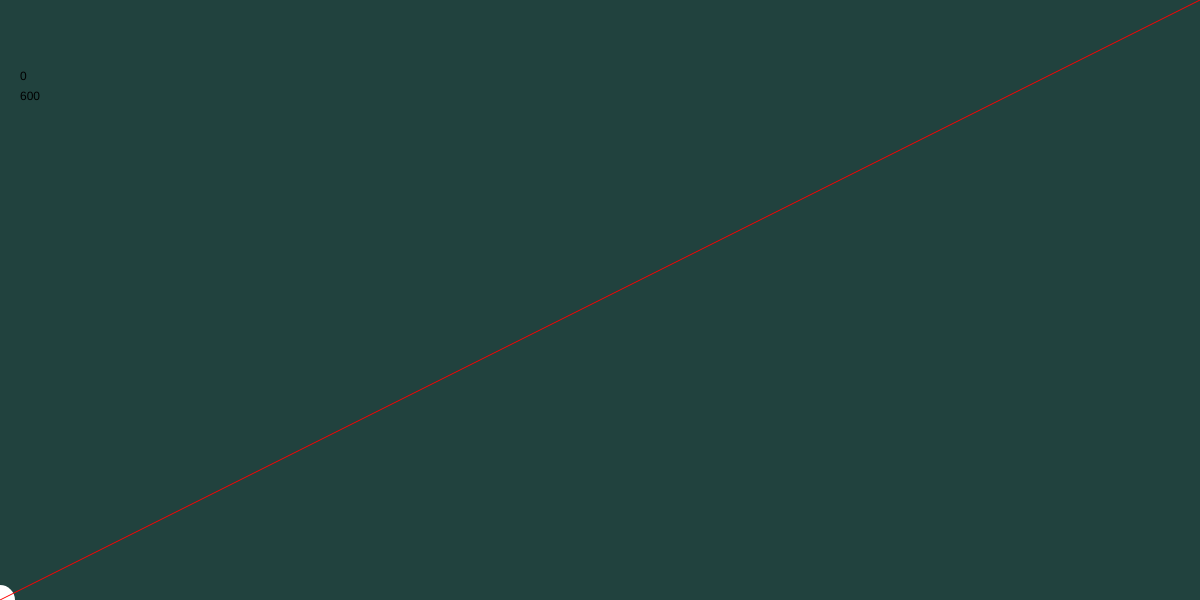
Frame 1 (no input)
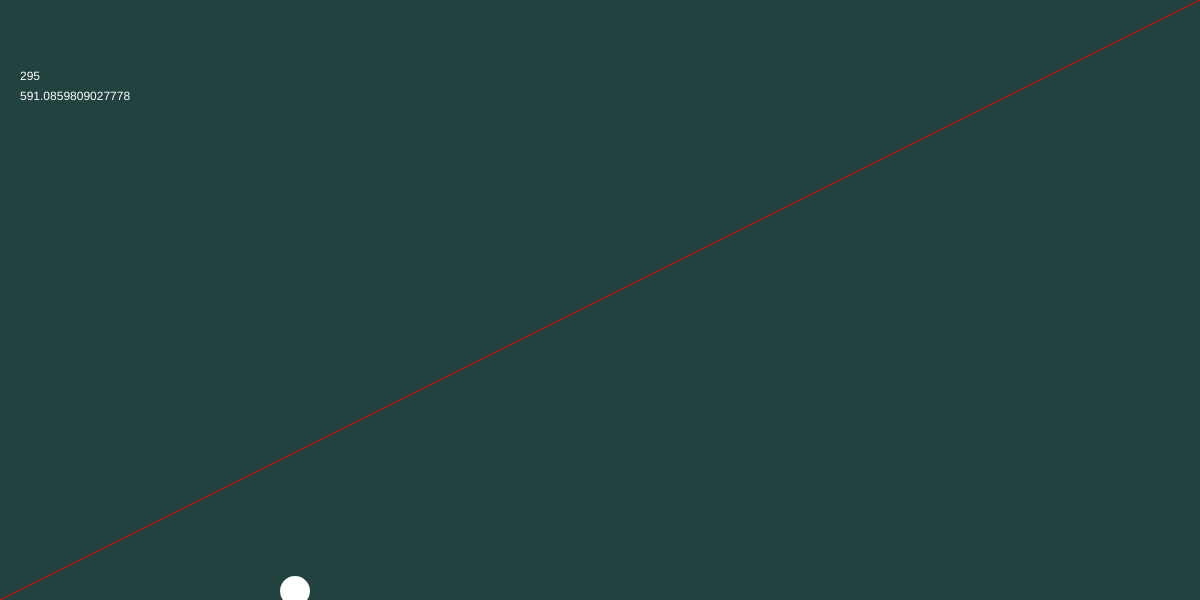
Frame 60 (no input)
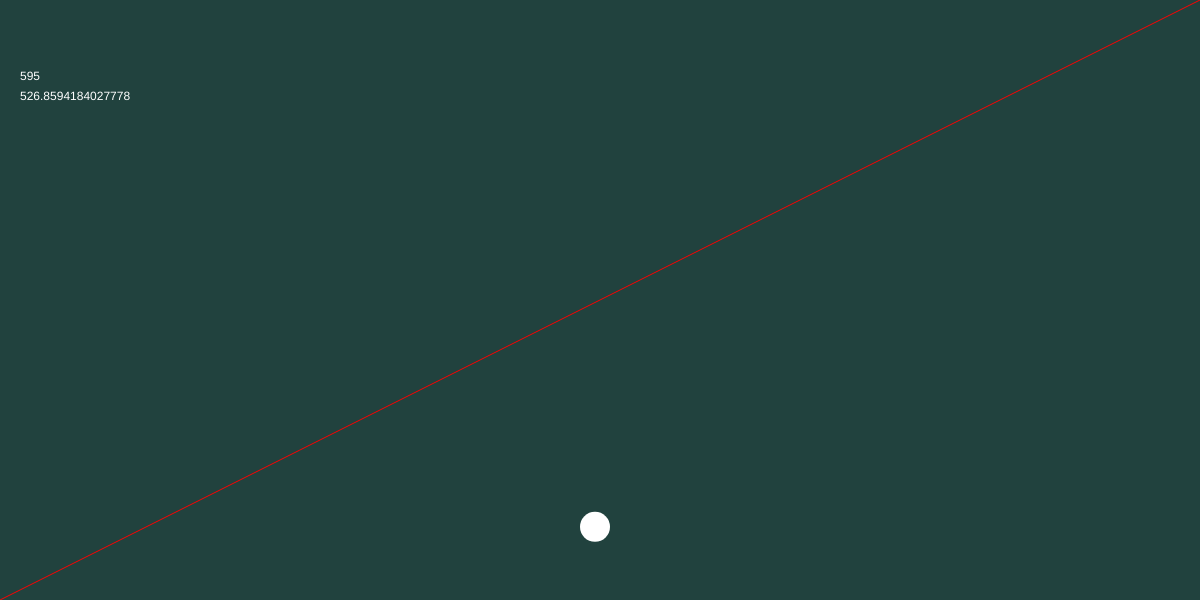
Frame 120 (the mouse pressed at the canvas centre since frame 60)

The p5.js sketch that drew these frames (run headless with seeded random() and noise() and a simulated clock; from frame 60 on, the mouse is pressed at the canvas centre):

// p5.js sketch
// ── sketch.js
function setup() {
    createCanvas( windowWidth, 600 );
}

// declare an independent variable for x_pos
var x_pos = 0;

function draw() {
    background( 'rgb(33, 66, 62)' );

    // Map the x_pos to an exponential based Y-position
    var y_pos = height - ((x_pos / width) ** 3) * height;
    // expose the value of the x and y loc's variable
    noStroke();
    text( x_pos, 20, 80 );
    text( y_pos, 20, 100 );

    // draw an ellipse
    noStroke();
    fill(255);
    ellipse( x_pos, y_pos, 30 );

    // draw a reference diagonal line
    stroke('red');
    line(0, height, width, 0);

    // update the x_pos, bound it by the screen
    x_pos += 5;
    x_pos %= width;
}
